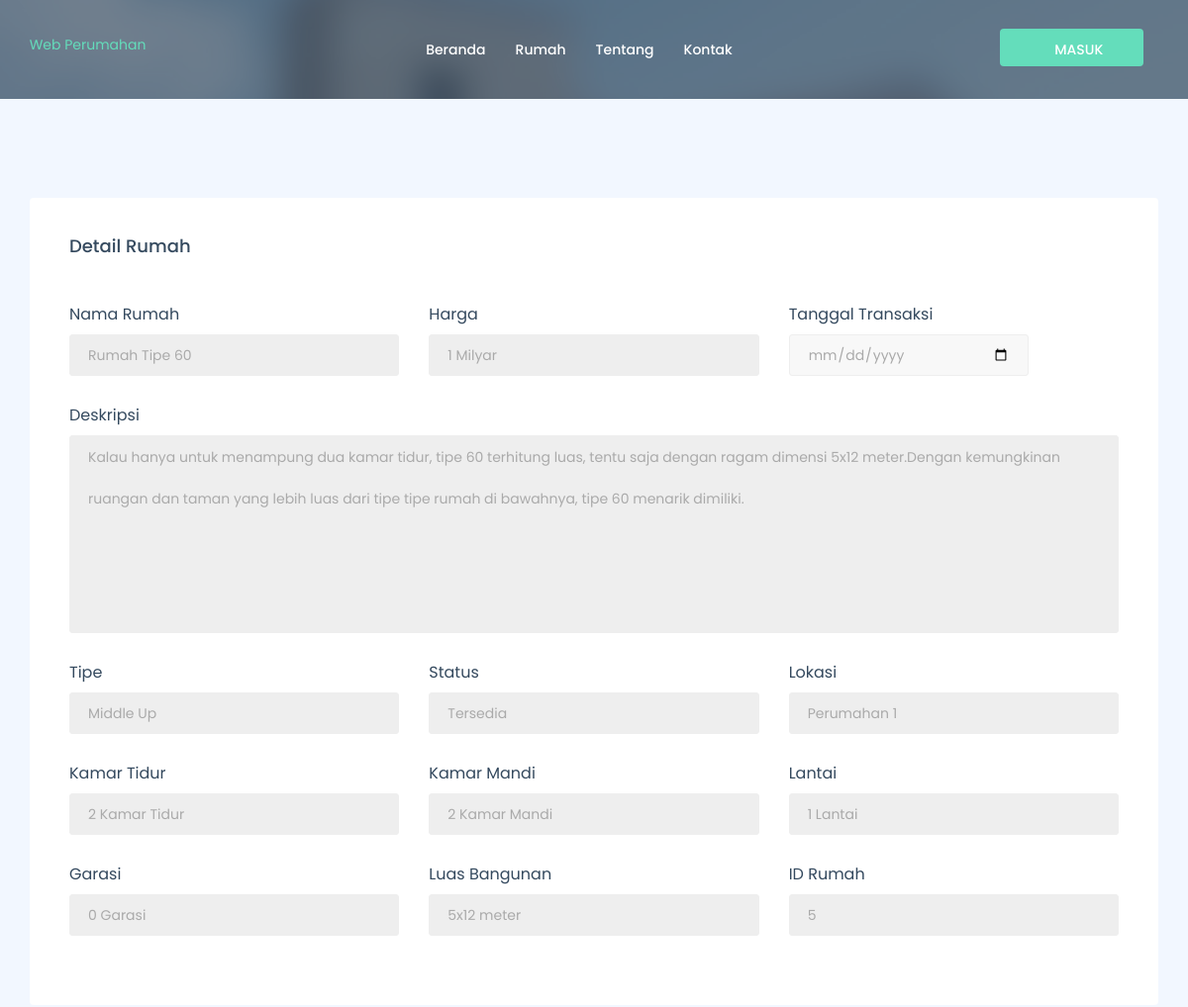
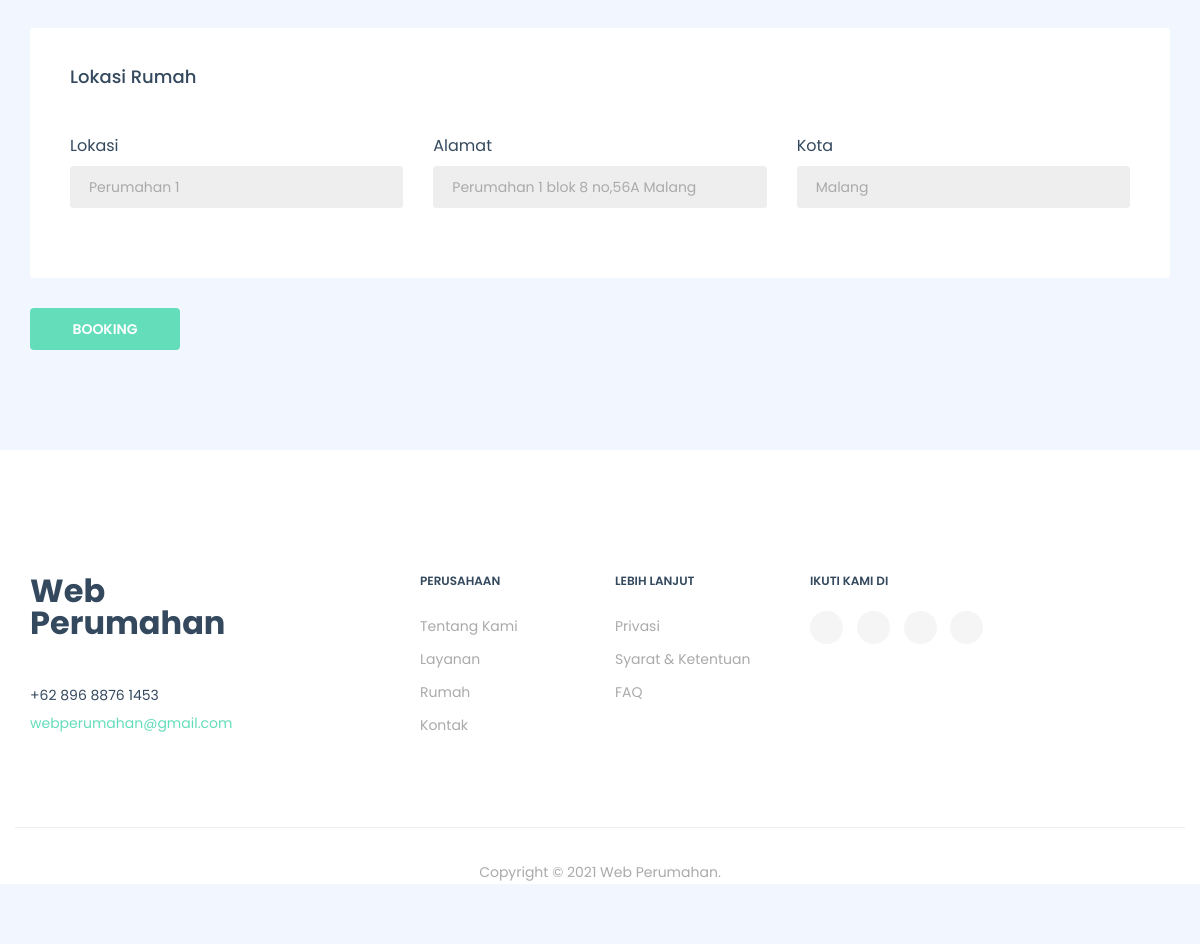
The app's page /index.php/customer/booking/add/5 with its own data (2 pictures, top to bottom).
### tables this page shows
CREATE TABLE `rumah` (
  `id_rumah` int(12) NOT NULL,
  `nama_rumah` varchar(256) NOT NULL,
  `kode_type` varchar(256) NOT NULL,
  `luas_bangunan` varchar(256) NOT NULL,
  `status` varchar(256) NOT NULL,
  `lokasi` varchar(256) NOT NULL,
  `kamar_tidur` varchar(256) NOT NULL,
  `kamar_mandi` varchar(256) NOT NULL,
  `ruangan` varchar(256) NOT NULL,
  `lantai` varchar(256) NOT NULL,
  `garasi` varchar(256) NOT NULL,
  `deskripsi` text NOT NULL,
  `alamat` varchar(256) NOT NULL,
  `kota` varchar(256) NOT NULL,
  `kode_pos` varchar(256) NOT NULL,
  `harga` varchar(256) NOT NULL,
  `gambar` varchar(256) NOT NULL
);

CREATE TABLE `tipe` (
  `id_type` int(12) NOT NULL,
  `kode_type` int(12) NOT NULL,
  `nama_type` varchar(256) NOT NULL
);

### application/controllers/customer/booking.php (called while the page is built, shortened)
<?php
class Booking Extends CI_Controller
{
    public function add($id)
    {
        $data['detail'] = $this->rental_model->ambil_id_rumah($id);
        $data['tipe'] = $this->rental_model->ambil_id_type($id);
        $this->load->view('templates_customer/header');
        $this->load->view('customer/booking', $data);
        $this->load->view('templates_customer/footer');
    }
}
?>

### index.php (called while the page is built, shortened)
<?php
require_once BASEPATH.'core/CodeIgniter.php';

### application/models/Rental_model.php (called while the page is built, shortened)
<?php
class Rental_model extends CI_model
{
    public function ambil_id_rumah($id)
    {
        $hasil = $this->db->where('id_rumah', $id)->get('rumah');
            if($hasil->num_rows() > 0){
                return $hasil->result();
            }else{
                return false;
            }
    }
    public function ambil_id_type($id)
    {
        $hasil = $this->db->where('id_type', $id)->get('tipe');
            if($hasil->num_rows() > 0){
                return $hasil->result();
            }else{
                return false;
            }
    }
}
?>

### application/views/customer/booking.php (the view, shortened to what this page needs)
<section id="page-title" class="page-title bg-overlay bg-overlay-dark2">
            <div class="container">
                <div class="row">
                    <div class="col-xs-12 col-sm-12 col-md-6 col-md-offset-3">
                        <div class="title title-1 text-center">
                        </div>
                    </div>
                </div>
            </div>
        </section>
<section id="add-property" class="add-property">
            <div class="container">
                <div class="row">
                    <div class="col-xs-12 col-sm-12 col-md-12">
                        <?php foreach($detail as $dt):?>
                            <form class="mb-0" method="POST" action="<?php echo base_url('customer/booking/add_aksi')?>">
                                <div class="form-box">
                                    <div class="row">
                                        <div class="col-xs-12 col-sm-12 col-md-12">
                                            <h4 class="form--title">Detail Rumah</h4>
                                        </div>
                                        <div class="col-xs-12 col-sm-4 col-md-4">
                                            <div class="form-group">
                                                <label for="property-title">Nama Rumah</label>
                                                <input type="text" class="form-control" name="nama_rumah" value="<?php echo $dt->nama_rumah ?>" readonly>
                                            </div>
                                        </div>
                                        <div class="col-xs-12 col-sm-4 col-md-4">
                                            <div class="form-group">
                                                <label for="property-description">Harga</label>
                                                <input type="text" class="form-control" name="harga" value="<?php echo $dt->harga ?>" readonly>                                            </div>
                                        </div>
                                        <div class="col-xs-12 col-sm-3 col-md-3">
                                            <div class="form-group">
                                                <label for="property-description">Tanggal Transaksi</label>
                                                <input type="date" class="form-control" name="tanggal_transaksi">
                                            </div>
                                        </div>
                                        <div class="col-xs-12 col-sm-12 col-md-12">
                                            <div class="form-group">
                                                <label for="property-description">Deskripsi</label>
                                                <textarea class="form-control" name="deskripsi" id="property-description" rows="2" readonly><?php echo $dt->deskripsi ?></textarea>
                                            </div>
                                        </div>
                                        <div class="col-xs-12 col-sm-4 col-md-4">
                                            <div class="form-group">
                                                <?php foreach($tipe as $tp): ?>
                                                    <label>Tipe</label>
                                                    <input type="text" class="form-control" name="nama_type" value="<?php echo $tp->nama_type ?>" readonly>
                                                <?php endforeach;?>
                                            </div>
                                        </div>
                                        <div class="col-xs-12 col-sm-4 col-md-4">
                                            <div class="form-group">
                                                <label for="select-status">Status</label>
                                                <input type="text" class="form-control" name="status" value="<?php
                                                if ($dt->status == "0"){
                                                    echo "Diisi";
                                                }else{
                                                    echo "Tersedia";
                                                }
                                                ?>" readonly>
                                            </div>
                                        </div>
                                        <div class="col-xs-12 col-sm-4 col-md-4">
                                            <div class="form-group">
                                                <label for="location">Lokasi</label>
                                                <input type="text" class="form-control" name="lokasi" value="<?php echo $dt->lokasi ?>" readonly>
                                            </div>
                                        </div>
                                        <div class="col-xs-12 col-sm-4 col-md-4">
                                            <div class="form-group">
                                                <label for="Bedrooms">Kamar Tidur</label>
                                                <input type="text" class="form-control" name="kamar_tidur" value="<?php echo $dt->kamar_tidur ?> Kamar Tidur" readonly>
                                            </div>
                                        </div>
                                        <div class="col-xs-12 col-sm-4 col-md-4">
                                            <div class="form-group">
                                                <label for="Bathrooms">Kamar Mandi</label>
                                                <input type="text" class="form-control" name="kamar_mandi" value="<?php echo $dt->kamar_mandi ?> Kamar Mandi" readonly>
                                            </div>
                                        </div>
                                        <div class="col-xs-12 col-sm-4 col-md-4">
                                            <div class="form-group">
                                                <label for="Floors">Lantai</label>
                                                <input type="text" class="form-control" name="lantai" value="<?php echo $dt->lantai ?> Lantai" readonly>
                                            </div>
                                        </div>
                                        <div class="col-xs-12 col-sm-4 col-md-4">
                                            <div class="form-group">
                                                <label for="Garages">Garasi</label>
                                                <input type="text" class="form-control" name="garasi" value="<?php echo $dt->garasi ?> Garasi" readonly>
                                            </div>
                                        </div>
                                        <div class="col-xs-12 col-sm-4 col-md-4">
                                            <div class="form-group">
                                                <label for="Area">Luas Bangunan</label>
                                                <input type="text" class="form-control" name="luas_bangunan" id="Area" value="<?php echo $dt->luas_bangunan ?>" readonly>
                                            </div>
                                        </div>
                                        <div class="col-xs-12 col-sm-4 col-md-4">
                                            <div class="form-group">
                                                <label for="Property-ID">ID Rumah</label>
                                                <input type="text" class="form-control" name="id_rumah" value="<?php echo $dt->id_rumah ?>" readonly>
                                            </div>
                                        </div>
                                    </div>
                                </div>
                                <div class="form-box">
                                    <div class="row">
                                        <div class="col-xs-12 col-sm-12 col-md-12">
                                            <h4 class="form--title">Lokasi Rumah</h4>
                                        </div>
                                        <div class="col-xs-12 col-sm-4 col-md-4">
                                            <div class="form-group">
                                                <label for="address">Lokasi</label>
                                                <input type="text" class="form-control" name="address" value="<?php echo $dt->lokasi ?>" readonly>
                                            </div>
                                        </div>
                                        <div class="col-xs-12 col-sm-4 col-md-4">
                                            <div class="form-group">
                                                <label for="city">Alamat</label>
                                                <input class="form-control" name="city" value="<?php echo $dt->alamat ?>" readonly>
                                            </div>
                                        </div>
                                        <div class="col-xs-12 col-sm-4 col-md-4">
                                            <div class="form-group">
                                                <label for="state">Kota</label>
                                                <input type="text" class="form-control" name="state"value="<?php echo $dt->kota ?>" readonly>
                                            </div>
                                        </div>
                                    </div>
                                </div>
                                <input type="submit" value="Booking"  class="btn btn--primary">
                            </form>
                        <?php endforeach;?>
                    </div>
                </div>
            </div>
        </section>

### records on screen
rumah: nama_rumah "Rumah Tipe 60", harga "1 Milyar", deskripsi "Kalau hanya untuk menampung dua kamar tidur, tipe 60 terhitung luas, tentu saja dengan ragam dimensi 5x12 meter.Dengan kemungkinan ruangan dan taman yang lebih luas dari tipe tipe rumah di bawahnya, tipe 60 menarik dimiliki.", status "Tersedia", lokasi "Perumahan 1", kamar_tidur "2 Kamar Tidur", kamar_mandi "2 Kamar Mandi", lantai "1 Lantai", garasi "0 Garasi", luas_bangunan "5x12 meter", id_rumah "5", address "Perumahan 1", city "Perumahan 1 blok 8 no,56A Malang"
tipe: nama_type "Middle Up"
